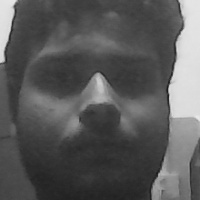
#> input picture voice-assistant/face_sample/user_1.jpg, 200 x 200 px, found by its file name
$ python main_program.py
#> lines starting #> are read from the running program, lines starting #| are printed output that depends on the picture; after the words box and inside, x2 and y2 are one past the last pixel; in counts of white or black regions, pixels touching at a corner belong together
import cv2
import numpy as np
import os
from os import listdir
from os.path import isfile,join

data_path= 'C:/Users/Asus/Desktop/AI project/face_sample/'
onlyfiles=[f for f in listdir(data_path) if isfile(join(data_path,f))]

Training_Data, Labels = [],[]

for i, files in enumerate(onlyfiles):
    image_path = data_path + onlyfiles[i]
    images=cv2.imread(image_path,cv2.IMREAD_GRAYSCALE)
#> images is the input picture: shape (200, 200); min 26, max 234, mean 89.3
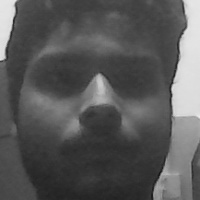
#> input picture voice-assistant/face_sample/user_13.jpg, 200 x 200 px, given in place of the camera
#> further down, frame is the input picture: shape (200, 200, 3); min 19, max 238, mean 88.2
    Training_Data.append(np.asarray(images,dtype=np.uint8))
    Labels.append(i)

Labels = np.asarray(Labels, dtype=np.int32)

model = cv2.face.LBPHFaceRecognizer_create()

model.train(np.asarray(Training_Data), np.asarray(Labels))

print('model trainning Successfull!!!')

face_classifier= cv2.CascadeClassifier('C:/Users/Asus/AppData/Local/Programs/Python/Python39/Lib/site-packages/cv2/data/haarcascade_frontalface_default.xml')

def face_detector(img,size=1):
#> called with size = 1
    gray= cv2.cvtColor(img,cv2.COLOR_BGR2GRAY)
    faces= face_classifier.detectMultiScale(gray,1.5,3)
#> faces = [[8, 6, 182, 182]]
    if faces is():
        return img,[]

    for(x,y,w,h) in faces:
        cv2.rectangle(img, (x,y), (x+w,y+h), (0,255,255),2)
        roi= img[y:y+h,x:x+w]
        roi= cv2.resize(roi,(200,200))
#> this loop made 1 pass
#> pass 1, in face_detector, `roi= img[y:y+h,x:x+w]`:
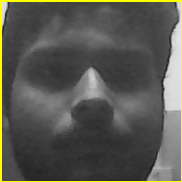
#> roi: shape (182, 182, 3); mean B, G, R 79.7, 88, 88
#> pass 1, in face_detector, `roi= cv2.resize(roi,(200,200))`:
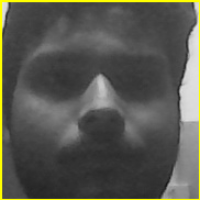
#> roi: shape (200, 200, 3); mean B, G, R 79.5, 88, 88
#> after the loop:
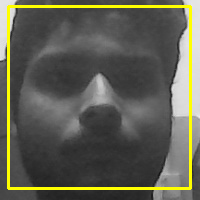
#> img: shape (200, 200, 3); 5.45% of pixels changed, all inside (x1, y1, x2, y2) = (7, 5, 192, 190)
    return img,roi

cap = cv2.VideoCapture(0)
while True:
     ret,frame= cap.read()

     image,face=face_detector(frame)

     try:
         face=cv2.cvtColor(face,cv2.COLOR_BGR2GRAY)
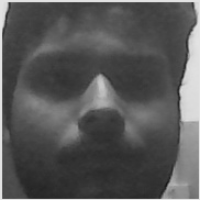
#> face: shape (200, 200); min 22, max 227, mean 87
         result= model.predict(face)
#> result = (3, 28.65)

         if result[1]<500:
             confidence = int(100*(1-result[1]/300))
#> confidence = 90
             display_string = str(confidence)+ "%"
#> display_string = '90%'
         cv2.putText(image,display_string,(100,120),cv2.FONT_HERSHEY_COMPLEX,1,(250,120,255),2)
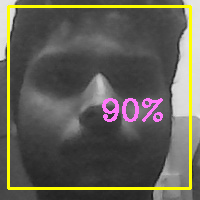
#> image: shape (200, 200, 3); 1.7% of pixels changed, all inside (x1, y1, x2, y2) = (102, 98, 163, 122)

         if confidence > 85:
             cv2.putText(image,'Unlocked',(250,450), cv2.FONT_HERSHEY_COMPLEX,1,(0,255,255),2)
             cv2.imshow("face Cropper",image)
             os.startfile('assistant.py')
             cap.release()
             cv2.destroyAllWindows()
         else:
            cv2.putText(image,'Locked',(250,450), cv2.FONT_HERSHEY_COMPLEX,1,(0,0,255),2)
            cv2.imshow("face Cropper",image)

     except:
            cv2.putText(image,'Face Not found',(250,450), cv2.FONT_HERSHEY_COMPLEX,1,(0,0,255),2)
            cv2.imshow("face Cropper",image)

     if cv2.waitKey(1)==13:
#> (key Esc is pressed here)
         break

cap.release()
cv2.destroyAllWindows()
